Frame 1 (no input): blank canvas, image omitted
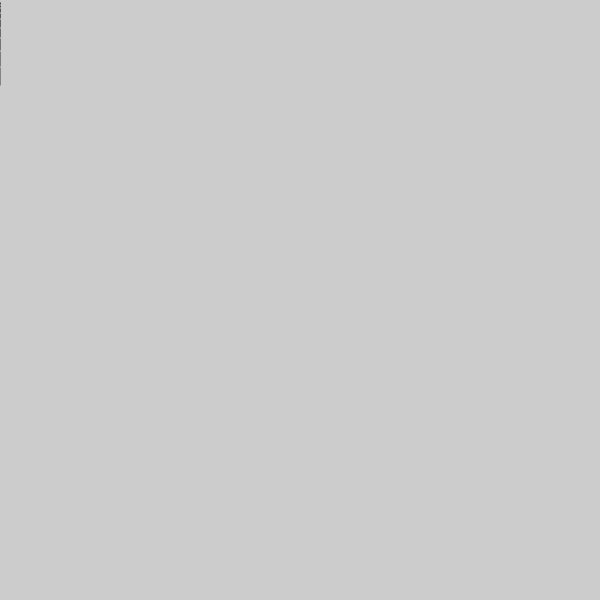
Frame 60 (the mouse pressed at the canvas centre just before this capture)
Frame 120 (the mouse held since frame 60 and released just before this capture): identical to frame 60, image omitted

The Processing sketch that drew this single still picture (run headless with seeded random() and noise(); from frame 60 on, the mouse is pressed at the canvas centre):

// Processing sketch: processing_88583
// ── processing_88583.pde

/* CLASS NOTES
if (mousePressed && mouseButton == LEFT)
if (mousePressed) {
  if (mouseButton == LEFT) {

  }
}
// mouse position variables
mouseX
mouseY


void draw() {
  stroke(100);
  strokeWeight(20);
  line(0, 5, 60, 65);
  line(60, 5, 0, 65);
}

fill(255);
fill(255, 0, 0);
int whatColorIDid = fill(255);
int six = multiply(2, 3);
int product = 2 * 3;
six = product;

int multiply(int a, int b) {
  int product = a * b;
  return product;
  product = 3;
}

int fill(int gray) {
  fill(255, 255, 255);
  return gray;
}

// PROCESSING BEHIND THE SCENES
setup();
while(IMRUNNINGGUYS) {
  if ( deltaTime > 1/ 60) {
    draw();
    mousePressed();
  }
}

*/

float timer = 0.2;
int drip = 0;
float dripX = 0;
float dripY = 0;
float gray = 0;

void setup() {
  size(600, 600);
  /*
  drawX(255, 0, 0, 20); 
  drawX(0, 30, 30, 20); 

  for (int i = 0; i < 100; i++) {
    drawX(randomThrees(), random(0, width), random(0, height), random(0, 5));
  }*/
}

void draw() {
  timer += 0.0167;
  drip += 1;
  
  if (mousePressed && mouseButton == LEFT && timer > 0.4) {
    gray = random(0, 255);
    drawX(gray, mouseX, mouseY, random(0, 5));
    timer = 0;
    
    // reset drip
    drip = 0;
  }
  
  // drip for half a second
  if (timer < 0.4) {
    if (drip < 50) {
      stroke(gray, 200 - (drip * 10));
      strokeCap(SQUARE);
      float nextY = dripY + (drip * drip) * 0.15; // drip squared to better emulate gravity
      line(dripX, dripY, dripX, nextY);
      dripY = nextY + 1; // + 1 so they don't overlap
    }
  }
}

void drawX(float graycolor, float x, float y, float weight) {
  stroke(graycolor);
  strokeWeight(weight);
  line(x, y + 5, x + 60, y + 65);
  line(x + 60, y + 5, x, y + 65);
  
  // set drip start to be same place as end of x
  dripX = x + 60;
  dripY = y + 65;
}

float randomThrees() {
  float threes = random(0, 255);
  threes = threes + (threes % 3);
  return threes;
}
